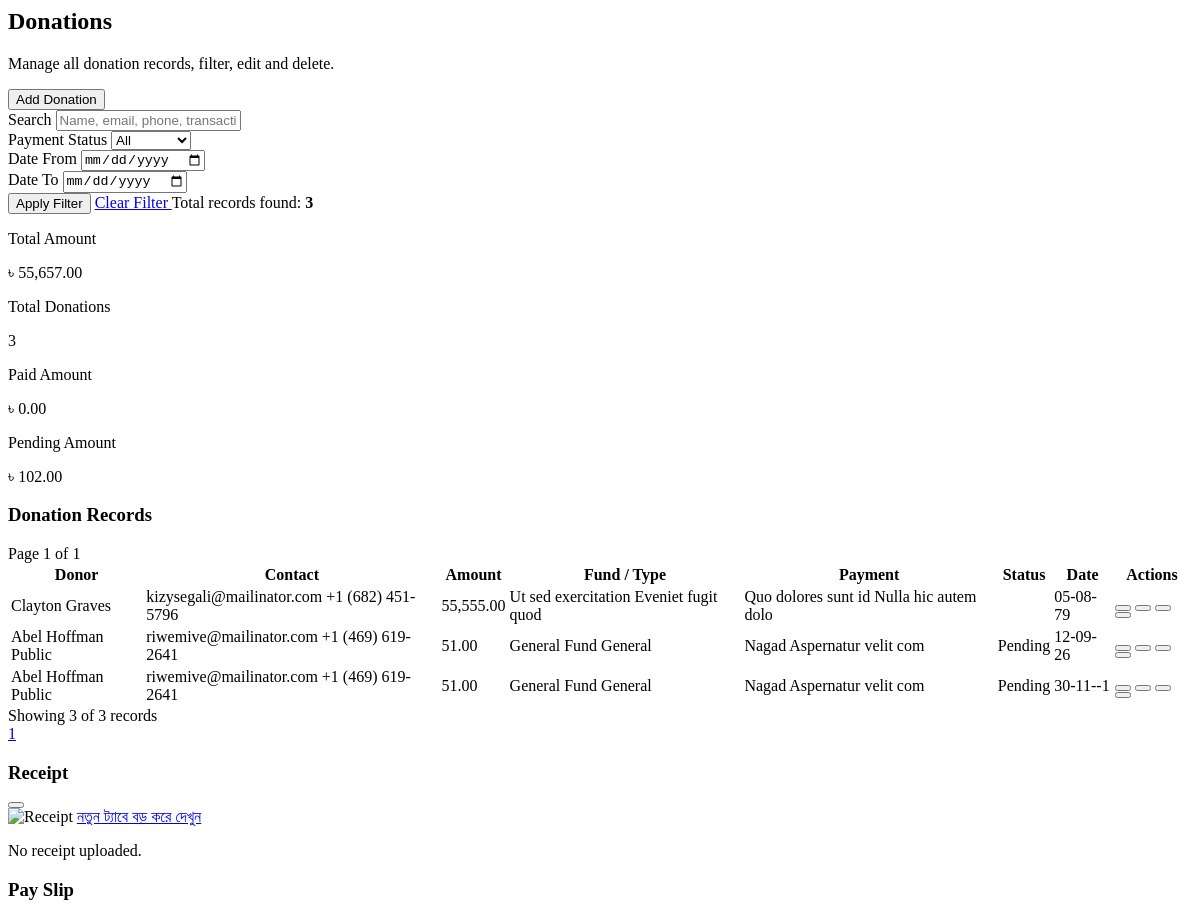
The app's page /portal/pages/donation.php (upper part), older data.
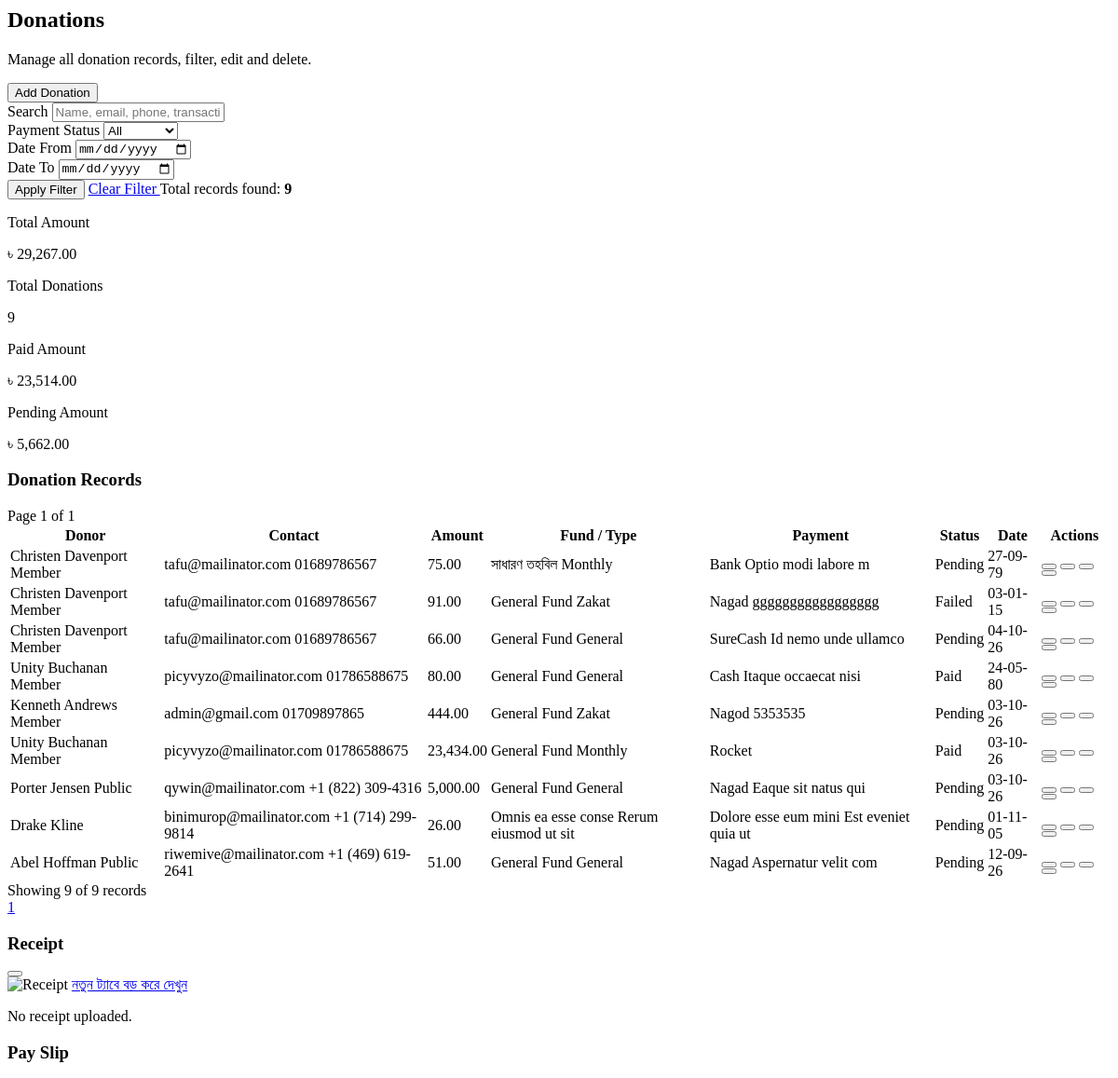
The same page, newer data.
### tables this page shows
CREATE TABLE `donations` (
  `id` int(11) NOT NULL,
  `donor_id` int(11) DEFAULT NULL,
  `type` enum('Public','Member','Volunteer') DEFAULT 'Public',
  `name` varchar(150) NOT NULL,
  `email` varchar(150) NOT NULL,
  `phone` varchar(20) NOT NULL,
  `amount` decimal(10,0) NOT NULL,
  `donation_type` varchar(100) DEFAULT 'General',
  `fund` varchar(100) DEFAULT 'General Fund',
  `payment_method` varchar(50) NOT NULL,
  `transaction_id` varchar(100) NOT NULL,
  `payment_status` enum('Pending','Paid','Failed') DEFAULT 'Pending',
  `donation_date` date NOT NULL DEFAULT current_timestamp(),
  `admin_note` text DEFAULT NULL,
  `receipt` varchar(255) DEFAULT NULL,
  `created_at` timestamp NOT NULL DEFAULT current_timestamp(),
  `updated_at` timestamp NOT NULL DEFAULT current_timestamp() ON UPDATE current_timestamp()
);

### portal/pages/donation.php (the view, shortened to what the changed rows need)
<?php
$baseUrl = "index.php?page=donation";
$params = [];
$paramTypes = "";
$whereSQL = "";
$perPage = 10;
$currentPage = isset($_GET['pg']) ? (int) $_GET['pg'] : 1;
$offset = ($currentPage - 1) * $perPage;
$summarySql = "SELECT
                    COUNT(*)                                                       AS total,
                    COALESCE(SUM(amount), 0)                                       AS total_amount,
                    COALESCE(SUM(CASE WHEN payment_status = 'paid'    THEN amount ELSE 0 END), 0) AS paid_amount,
                    COALESCE(SUM(CASE WHEN payment_status = 'pending' THEN amount ELSE 0 END), 0) AS pending_amount
               FROM donations $whereSQL";
$summaryStmt = mysqli_prepare($db, $summarySql);
mysqli_stmt_execute($summaryStmt);
$summaryResult = mysqli_stmt_get_result($summaryStmt);
$summary = mysqli_fetch_assoc($summaryResult);
$totalRows = (int) $summary['total'];
$totalAmount = (float) $summary['total_amount'];
$paidAmount = (float) $summary['paid_amount'];
$pendingAmount = (float) $summary['pending_amount'];
$totalPages = (int) ceil($totalRows / $perPage);
$listSql = "SELECT id, donor_id, type, name, email, phone, amount, donation_type,
                   fund, payment_method, transaction_id, payment_status,
                   donation_date, admin_note, receipt,
                   created_at, updated_at
            FROM donations
            $whereSQL
            ORDER BY id DESC
            LIMIT ? OFFSET ?";
$listStmt = mysqli_prepare($db, $listSql);
$listParamTypes = $paramTypes . "ii";
$listParams = $params;
$listParams[] = $perPage;
$listParams[] = $offset;
mysqli_stmt_bind_param($listStmt, $listParamTypes, ...$listParams);
mysqli_stmt_execute($listStmt);
$result = mysqli_stmt_get_result($listStmt);
$donations = [];
while ($row = mysqli_fetch_assoc($result)) {
    $donations[] = $row;
}
function h($value)
{
    return htmlspecialchars($value ?? '', ENT_QUOTES, 'UTF-8');
}
?>
<section class="page-content space-y-6 max-w-7xl mx-auto">
    <div class="flex flex-col sm:flex-row sm:items-center justify-between gap-4">
        <div>
            <h2 class="text-2xl font-bold text-slate-800 tracking-tight">Donations</h2>
        </div>
    </div>
    <div class="bg-white rounded-2xl border border-slate-200/80 shadow-xs p-5">
        <form method="GET" action="<?= h($baseUrl) ?>" class="grid grid-cols-1 md:grid-cols-6 gap-3">
            <div class="md:col-span-6 flex items-center gap-2 pt-1">
                <span class="text-[11px] text-slate-400 ml-2">
                    Total records found: <b><?= (int) $totalRows ?></b>
                </span>
            </div>
        </form>
    </div>
    <div class="grid grid-cols-1 sm:grid-cols-2 lg:grid-cols-4 gap-4">
        <div class="bg-white rounded-2xl border border-slate-200/80 shadow-xs p-5 flex items-center gap-4">
            <div class="min-w-0">
                <p class="text-[11px] font-bold uppercase text-slate-500">
                    Total Amount
                </p>
                <p class="text-xl font-bold text-slate-800 truncate">৳ <?= number_format($totalAmount, 2) ?></p>
            </div>
        </div>
        <div class="bg-white rounded-2xl border border-slate-200/80 shadow-xs p-5 flex items-center gap-4">
            <div class="min-w-0">
                <p class="text-[11px] font-bold uppercase text-slate-500">Total Donations</p>
                <p class="text-xl font-bold text-slate-800"><?= number_format($totalRows) ?></p>
            </div>
        </div>
        <div class="bg-white rounded-2xl border border-slate-200/80 shadow-xs p-5 flex items-center gap-4">
            <div class="min-w-0">
                <p class="text-[11px] font-bold uppercase text-slate-500">Paid Amount</p>
                <p class="text-xl font-bold text-slate-800 truncate">৳ <?= number_format($paidAmount, 2) ?></p>
            </div>
        </div>
        <div class="bg-white rounded-2xl border border-slate-200/80 shadow-xs p-5 flex items-center gap-4">
            <div class="min-w-0">
                <p class="text-[11px] font-bold uppercase text-slate-500">Pending Amount</p>
                <p class="text-xl font-bold text-slate-800 truncate">৳ <?= number_format($pendingAmount, 2) ?></p>
            </div>
        </div>
    </div>
    <div class="bg-white rounded-2xl border border-slate-200/80 shadow-xs overflow-hidden">
        <div class="overflow-x-auto">
            <table class="w-full text-left text-xs text-slate-600">
                <thead class="bg-slate-50 text-slate-700 uppercase font-bold border-b border-slate-200">
                    <tr>
                        <th class="p-4">Donor</th>
                        <th class="p-4">Contact</th>
                        <th class="p-4">Amount</th>
                        <th class="p-4">Fund / Type</th>
                        <th class="p-4">Payment</th>
                        <th class="p-4">Status</th>
                        <th class="p-4">Date</th>
                        <th class="p-4 text-right">Actions</th>
                    </tr>
                </thead>
                <tbody class="divide-y divide-slate-100">
                    <?php foreach ($donations as $d): ?>
                        <tr class="hover:bg-slate-50/80">
                            <td class="p-4 font-semibold text-slate-800">
                                <?= h($d['name']) ?>
                                <span class="block text-[10px] font-normal text-slate-400">
                                    <?= h($d['type']) ?>
                                </span>
                            </td>
                            <td class="p-4">
                                <?= h($d['email']) ?>
                                <span class="block text-[10px] text-slate-400"><?= h($d['phone']) ?></span>
                            </td>
                            <td class="p-4 font-semibold text-slate-800">
                                <?= number_format((float) $d['amount'], 2) ?>
                            </td>
                            <td class="p-4">
                                <?= h($d['fund']) ?>
                                <span class="block text-[10px] text-slate-400"><?= h($d['donation_type']) ?></span>
                            </td>
                            <td class="p-4">
                                <?= h($d['payment_method']) ?>
                                <span class="block text-[10px] text-slate-400"><?= h($d['transaction_id']) ?></span>
                            </td>
                            <td class="p-4 space-y-1">
                                <span
                                    class="inline-block px-2.5 py-1 rounded-md bg-amber-50 text-amber-700 font-bold text-[10px]">
                                    <?= h(ucfirst($d['payment_status'])) ?>
                                </span>
                            </td>
                            <td class="p-4 whitespace-nowrap">
                                <?= h(date('d-m-y', strtotime($d['donation_date']))) ?>
                            </td>
                            <td class="p-4 text-right space-x-1 whitespace-nowrap">
                                <button
                                    onclick='openReceiptModal(<?= json_encode($d, JSON_HEX_APOS | JSON_HEX_QUOT) ?>)'
                                    title="View Receipt"
                                    class="p-1.5 text-slate-400 hover:text-sky-600 transition-colors">
                                </button>
                                <button
                                    onclick='openPaySlipModal(<?= json_encode($d, JSON_HEX_APOS | JSON_HEX_QUOT) ?>)'
                                    title="View Pay Slip"
                                    class="p-1.5 text-slate-400 hover:text-amber-600 transition-colors">
                                </button>
                                <button onclick='openEditModal(<?= json_encode($d, JSON_HEX_APOS | JSON_HEX_QUOT) ?>)'
                                    class="p-1.5 text-slate-400 hover:text-emerald-600 transition-colors">
                                </button>
                                <button
                                    onclick="openDeleteModal('<?= (int) $d['id'] ?>', '<?= h(addslashes($d['name'])) ?>')"
                                    class="p-1.5 text-slate-400 hover:text-rose-600 transition-colors">
                                </button>
                            </td>
                        </tr>
                    <?php endforeach; ?>
                </tbody>
            </table>
        </div>
        <div class="p-4 flex items-center justify-between border-t border-slate-100 text-xs">
            <div class="text-slate-400">
                Showing <?= count($donations) ?> of <?= (int) $totalRows ?> records
            </div>
            <div class="flex items-center gap-1">
                <?php for ($p = 1; $p <= $totalPages; $p++): ?>
                    <a href="<?= h($baseUrl) ?>&pg=<?= $p ?>"
                        class="px-3 py-1.5 rounded-lg border <?= $p == $currentPage ? 'bg-emerald-600 text-white border-emerald-600' : 'border-slate-200 hover:bg-slate-50' ?>">
                        <?= $p ?>
                    </a>
                <?php endfor; ?>
            </div>
        </div>
    </div>
</section>

Row changes from the older to the newer data that the page shows:
removed donations: name "Clayton Graves", email "kizysegali@mailinator.com", phone "+1 (682) 451-5796", amount "55,555.00", fund "Ut sed exercitation", donation_type "Eveniet fugit quod", payment_method "Quo dolores sunt id", transaction "Nulla hic autem dolo", donation_date "05-08-79"
removed donations: name "Abel Hoffman", type "Public", email "riwemive@mailinator.com", phone "+1 (469) 619-2641", amount "51.00", fund "General Fund", donation_type "General", payment_method "Nagad", transaction "Aspernatur velit com", payment_status "Pending", donation_date "30-11--1"
added donations: name "Christen Davenport", type "Member", email "tafu@mailinator.com", phone "01689786567", amount "75.00", fund "সাধারণ তহবিল", donation_type "Monthly", payment_method "Bank", transaction "Optio modi labore m", payment_status "Pending", donation_date "27-09-79"
added donations: name "Christen Davenport", type "Member", email "tafu@mailinator.com", phone "01689786567", amount "91.00", fund "General Fund", donation_type "Zakat", payment_method "Nagad", transaction "ggggggggggggggggg", payment_status "Failed", donation_date "03-01-15"
added donations: name "Christen Davenport", type "Member", email "tafu@mailinator.com", phone "01689786567", amount "66.00", fund "General Fund", donation_type "General", payment_method "SureCash", transaction "Id nemo unde ullamco", payment_status "Pending", donation_date "04-10-26"
added donations: name "Unity Buchanan", type "Member", email "picyvyzo@mailinator.com", phone "01786588675", amount "80.00", fund "General Fund", donation_type "General", payment_method "Cash", transaction "Itaque occaecat nisi", payment_status "Paid", donation_date "24-05-80"
added donations: name "Kenneth Andrews", type "Member", email "admin@gmail.com", phone "01709897865", amount "444.00", fund "General Fund", donation_type "Zakat", payment_method "Nagod", transaction "5353535", payment_status "Pending", donation_date "03-10-26"
added donations: name "Unity Buchanan", type "Member", email "picyvyzo@mailinator.com", phone "01786588675", amount "23,434.00", fund "General Fund", donation_type "Monthly", payment_method "Rocket", payment_status "Paid", donation_date "03-10-26"
added donations: name "Porter Jensen", type "Public", email "qywin@mailinator.com", phone "+1 (822) 309-4316", amount "5,000.00", fund "General Fund", donation_type "General", payment_method "Nagad", transaction "Eaque sit natus qui", payment_status "Pending", donation_date "03-10-26"
added donations: name "Drake Kline", email "binimurop@mailinator.com", phone "+1 (714) 299-9814", amount "26.00", fund "Omnis ea esse conse", donation_type "Rerum eiusmod ut sit", payment_method "Dolore esse eum mini", transaction "Est eveniet quia ut", payment_status "Pending", donation_date "01-11-05"
Text that changed along with them:
$totalRows: "3" → "9"
$totalAmount: "55,657.00" → "29,267.00"
$paidAmount: "0.00" → "23,514.00"
$pendingAmount: "102.00" → "5,662.00"
count($donations): "3" → "9"
